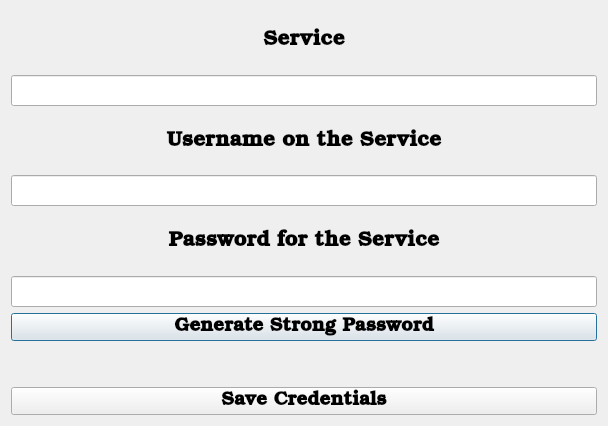
<?xml version="1.0" encoding="UTF-8"?>
<ui version="4.0">
 <class>Dialog</class>
 <widget class="QDialog" name="Dialog">
  <property name="geometry">
   <rect>
    <x>0</x>
    <y>0</y>
    <width>608</width>
    <height>426</height>
   </rect>
  </property>
  <property name="windowTitle">
   <string>Dialog</string>
  </property>
  <layout class="QVBoxLayout" name="verticalLayout">
   <item>
    <widget class="QLabel" name="label">
     <property name="font">
      <font>
       <family>Bookman Old Style</family>
       <pointsize>16</pointsize>
       <weight>75</weight>
       <bold>true</bold>
      </font>
     </property>
     <property name="text">
      <string>Service</string>
     </property>
     <property name="alignment">
      <set>Qt::AlignCenter</set>
     </property>
    </widget>
   </item>
   <item>
    <widget class="QLineEdit" name="service">
     <property name="font">
      <font>
       <family>Bookman Old Style</family>
       <pointsize>16</pointsize>
      </font>
     </property>
     <property name="alignment">
      <set>Qt::AlignCenter</set>
     </property>
    </widget>
   </item>
   <item>
    <widget class="QLabel" name="label_2">
     <property name="font">
      <font>
       <family>Bookman Old Style</family>
       <pointsize>16</pointsize>
       <weight>75</weight>
       <bold>true</bold>
      </font>
     </property>
     <property name="text">
      <string>Username on the Service</string>
     </property>
     <property name="alignment">
      <set>Qt::AlignCenter</set>
     </property>
    </widget>
   </item>
   <item>
    <widget class="QLineEdit" name="usernameOnService">
     <property name="font">
      <font>
       <family>Bookman Old Style</family>
       <pointsize>16</pointsize>
      </font>
     </property>
     <property name="alignment">
      <set>Qt::AlignCenter</set>
     </property>
    </widget>
   </item>
   <item>
    <widget class="QLabel" name="label_3">
     <property name="font">
      <font>
       <family>Bookman Old Style</family>
       <pointsize>16</pointsize>
       <weight>75</weight>
       <bold>true</bold>
      </font>
     </property>
     <property name="text">
      <string>Password for the Service</string>
     </property>
     <property name="alignment">
      <set>Qt::AlignCenter</set>
     </property>
    </widget>
   </item>
   <item>
    <widget class="QLineEdit" name="passwordForService">
     <property name="font">
      <font>
       <family>Bookman Old Style</family>
       <pointsize>16</pointsize>
      </font>
     </property>
     <property name="alignment">
      <set>Qt::AlignCenter</set>
     </property>
    </widget>
   </item>
   <item>
    <widget class="QPushButton" name="strongPassword">
     <property name="font">
      <font>
       <family>Bookman Old Style</family>
       <pointsize>14</pointsize>
       <weight>75</weight>
       <bold>true</bold>
      </font>
     </property>
     <property name="text">
      <string>Generate Strong Password</string>
     </property>
    </widget>
   </item>
   <item>
    <spacer name="horizontalSpacer">
     <property name="orientation">
      <enum>Qt::Horizontal</enum>
     </property>
     <property name="sizeHint" stdset="0">
      <size>
       <width>40</width>
       <height>20</height>
      </size>
     </property>
    </spacer>
   </item>
   <item>
    <spacer name="horizontalSpacer_2">
     <property name="orientation">
      <enum>Qt::Horizontal</enum>
     </property>
     <property name="sizeHint" stdset="0">
      <size>
       <width>40</width>
       <height>20</height>
      </size>
     </property>
    </spacer>
   </item>
   <item>
    <widget class="QPushButton" name="save">
     <property name="font">
      <font>
       <family>Bookman Old Style</family>
       <pointsize>14</pointsize>
       <weight>75</weight>
       <bold>true</bold>
      </font>
     </property>
     <property name="text">
      <string>Save Credentials</string>
     </property>
    </widget>
   </item>
  </layout>
 </widget>
 <resources/>
 <connections/>
</ui>
